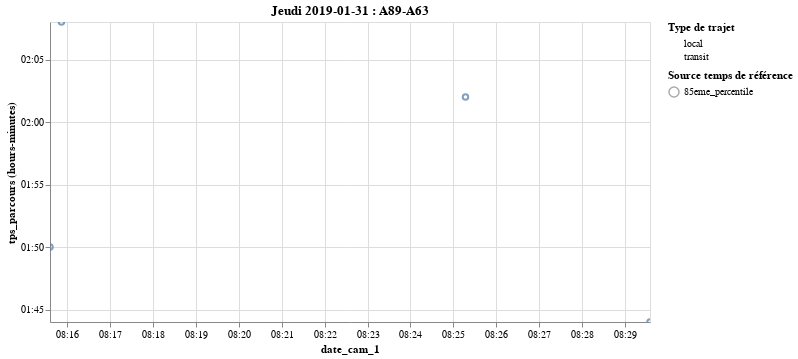

The notebook cell saved with this chart:
### Code cell
g.graph_transit_filtre(visu,'2019-01-31 00:00:00','2019-01-31 23:59:59','A89-A63')

### Figure 1 — Vega-Lite specification as saved in the notebook (floating-point values rounded to 4 significant figures)
{"$schema": "https://vega.github.io/schema/vega-lite/v2.6.0.json", "config": {"view": {"height": 300, "width": 400}}, "data": {"name": "data-5cf04af0d4e81e7477a719eb80b1c8a1"}, "datasets": {"data-5cf04af0d4e81e7477a719eb80b1c8a1": [{"date_cam_1": "2019-01-31T08:15:36", "filtre_tps": 0, "tps_parcours": "2018-01-01T01:50:46", "type": "85eme_percentile"}, {"date_cam_1": "2019-01-31T08:29:35", "filtre_tps": 0, "tps_parcours": "2018-01-01T01:44:17", "type": "85eme_percentile"}, {"date_cam_1": "2019-01-31T08:15:52", "filtre_tps": 0, "tps_parcours": "2018-01-01T02:08:22", "type": "85eme_percentile"}, {"date_cam_1": "2019-01-31T08:25:17", "filtre_tps": 0, "tps_parcours": "2018-01-01T02:02:43", "type": "85eme_percentile"}]}, "encoding": {"color": {"field": "filtre_tps", "legend": {"title": "Type de trajet", "values": ["local", "transit"]}, "type": "nominal"}, "shape": {"field": "type", "legend": {"title": "Source temps de référence"}, "type": "nominal"}, "tooltip": {"field": "tps_parcours", "timeUnit": "hoursminutes", "type": "temporal"}, "x": {"field": "date_cam_1", "type": "temporal"}, "y": {"field": "tps_parcours", "timeUnit": "hoursminutes", "type": "temporal"}}, "mark": "point", "selection": {"selector343": {"bind": "scales", "encodings": ["x", "y"], "mark": {"fill": "#333", "fillOpacity": 0.125, "stroke": "white"}, "on": "[mousedown, window:mouseup] > window:mousemove!", "resolve": "global", "translate": "[mousedown, window:mouseup] > window:mousemove!", "type": "interval", "zoom": "wheel!"}}, "title": "Jeudi 2019-01-31 : A89-A63", "width": 600}
